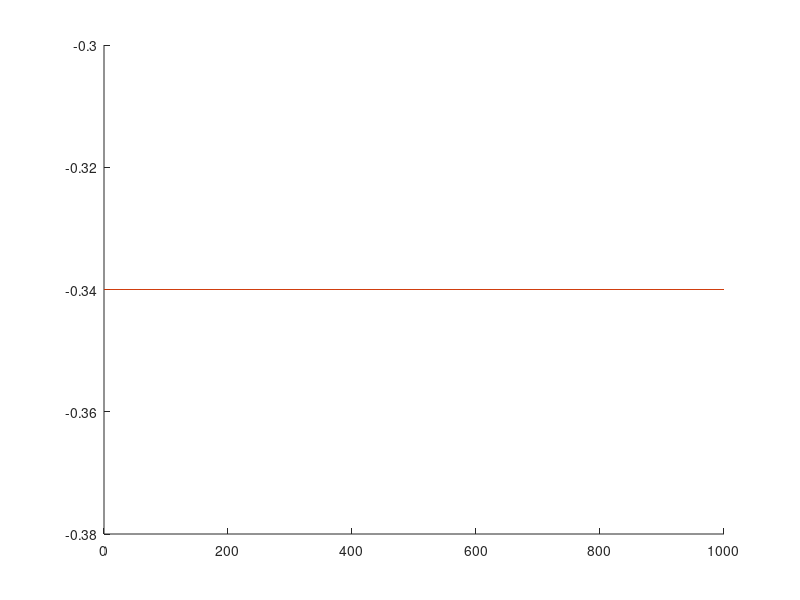

This figure's MATLAB source:
Omega = 0.034;
epsilon_kappa = 0.4;
n = 10;
lambda = 1;

omega_star_p = @(t) (-sqrt(-1).*Omega.*epsilon_kappa.*sin(Omega.*t)-2.*n.*Omega.*(1+epsilon_kappa.*cos(Omega.*t))...
    +sqrt(-1).*sqrt(Omega.^2.*epsilon_kappa.*sin(Omega.*t).^2+4.*lambda.*(1+epsilon_kappa.*cos(Omega.*t))))./(2.*(1+epsilon_kappa.*cos(Omega.*t)));

omega_star_m = @(t) (-sqrt(-1).*Omega.*epsilon_kappa.*sin(Omega.*t)-2.*n.*Omega.*(1+epsilon_kappa.*cos(Omega.*t))...
    -sqrt(-1).*sqrt(Omega.^2.*epsilon_kappa.*sin(Omega.*t).^2+4.*lambda.*(1+epsilon_kappa.*cos(Omega.*t))))./(2.*(1+epsilon_kappa.*cos(Omega.*t)));

ts = linspace(0,1000,1000);
fig = figure()
hold on
plot(ts,omega_star_p(ts),'g-')
plot(ts,omega_star_m(ts),'r-')